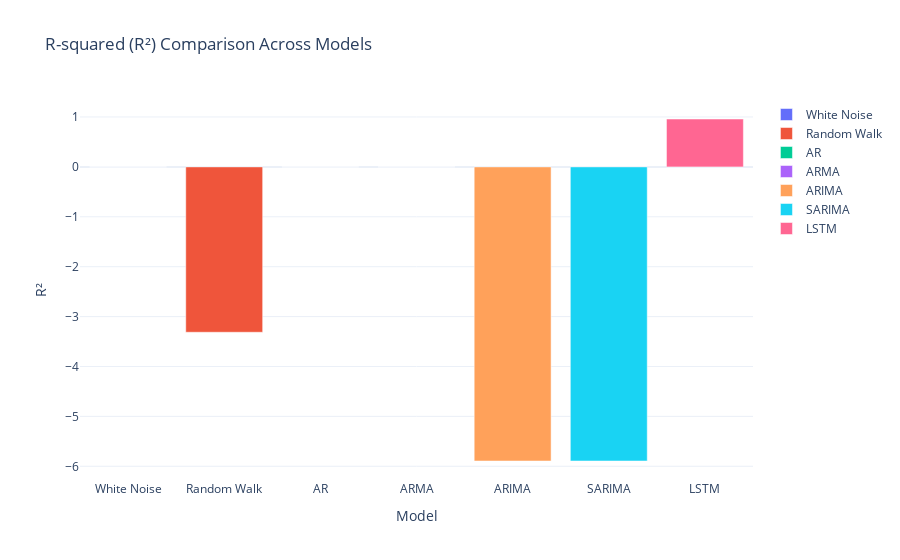

Notebook code for this chart:
### Code cell
# Create a bar chart for R² comparison
fig_r2 = go.Figure()
for model in metrics_df.index:
    fig_r2.add_trace(go.Bar(
        x=[model],
        y=[metrics_df.loc[model, "R²"]],
        name=model
    ))

fig_r2.update_layout(
    title="R-squared (R²) Comparison Across Models",
    xaxis_title="Model",
    yaxis_title="R²",
    template="plotly_white"
)
fig_r2.show()

### Figure 1 — Plotly figure (JSON) as saved in the notebook; plotly's stock layout.template omitted (floating-point values rounded to 4 significant figures)
{"data": [{"name": "White Noise", "type": "bar", "x": ["White Noise"], "y": [-0.0004571]}, {"name": "Random Walk", "type": "bar", "x": ["Random Walk"], "y": [-3.314]}, {"name": "AR", "type": "bar", "x": ["AR"], "y": [-0.001428]}, {"name": "ARMA", "type": "bar", "x": ["ARMA"], "y": [-0.0003303]}, {"name": "ARIMA", "type": "bar", "x": ["ARIMA"], "y": [-5.894]}, {"name": "SARIMA", "type": "bar", "x": ["SARIMA"], "y": [-5.894]}, {"name": "LSTM", "type": "bar", "x": ["LSTM"], "y": [0.9595]}], "layout": {"title": {"text": "R-squared (R²) Comparison Across Models"}, "xaxis": {"title": {"text": "Model"}}, "yaxis": {"title": {"text": "R²"}}}}
